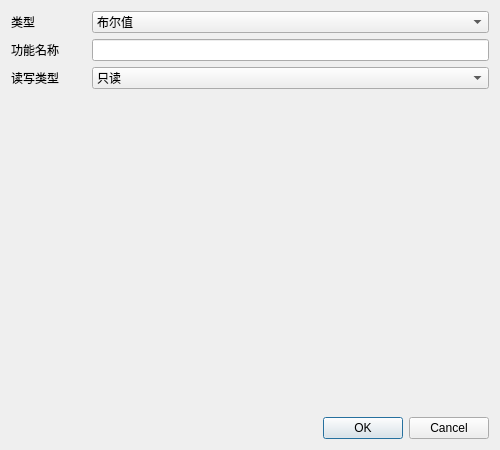
<?xml version="1.0" encoding="UTF-8"?>
<ui version="4.0">
 <class>addTtlv</class>
 <widget class="QWidget" name="addTtlv">
  <property name="geometry">
   <rect>
    <x>0</x>
    <y>0</y>
    <width>500</width>
    <height>450</height>
   </rect>
  </property>
  <property name="minimumSize">
   <size>
    <width>0</width>
    <height>0</height>
   </size>
  </property>
  <property name="maximumSize">
   <size>
    <width>16777215</width>
    <height>16777215</height>
   </size>
  </property>
  <property name="windowTitle">
   <string>添加功能</string>
  </property>
  <layout class="QGridLayout" name="gridLayout" rowstretch="0,0,0,0,0" columnstretch="1,0,0">
   <item row="3" column="0" colspan="3">
    <widget class="QWidget" name="widget" native="true"/>
   </item>
   <item row="1" column="1" colspan="2">
    <widget class="QLineEdit" name="lineEdit_name">
     <property name="text">
      <string/>
     </property>
     <property name="maxLength">
      <number>64</number>
     </property>
    </widget>
   </item>
   <item row="0" column="0">
    <widget class="QLabel" name="label">
     <property name="minimumSize">
      <size>
       <width>75</width>
       <height>0</height>
      </size>
     </property>
     <property name="maximumSize">
      <size>
       <width>75</width>
       <height>16777215</height>
      </size>
     </property>
     <property name="text">
      <string>类型</string>
     </property>
    </widget>
   </item>
   <item row="0" column="1" colspan="2">
    <widget class="QComboBox" name="comboBox_type">
     <item>
      <property name="text">
       <string>布尔值</string>
      </property>
     </item>
     <item>
      <property name="text">
       <string>数值</string>
      </property>
     </item>
     <item>
      <property name="text">
       <string>字节流</string>
      </property>
     </item>
     <item>
      <property name="text">
       <string>枚举</string>
      </property>
     </item>
    </widget>
   </item>
   <item row="4" column="2">
    <widget class="QDialogButtonBox" name="buttonBox">
     <property name="standardButtons">
      <set>QDialogButtonBox::Cancel|QDialogButtonBox::Ok</set>
     </property>
    </widget>
   </item>
   <item row="1" column="0">
    <widget class="QLabel" name="label_2">
     <property name="text">
      <string>功能名称</string>
     </property>
    </widget>
   </item>
   <item row="2" column="1" colspan="2">
    <widget class="QComboBox" name="comboBox_subType">
     <item>
      <property name="text">
       <string>只读</string>
      </property>
     </item>
     <item>
      <property name="text">
       <string>只写</string>
      </property>
     </item>
     <item>
      <property name="text">
       <string>读写</string>
      </property>
     </item>
    </widget>
   </item>
   <item row="2" column="0">
    <widget class="QLabel" name="label_3">
     <property name="text">
      <string>读写类型</string>
     </property>
    </widget>
   </item>
  </layout>
 </widget>
 <resources/>
 <connections/>
</ui>
